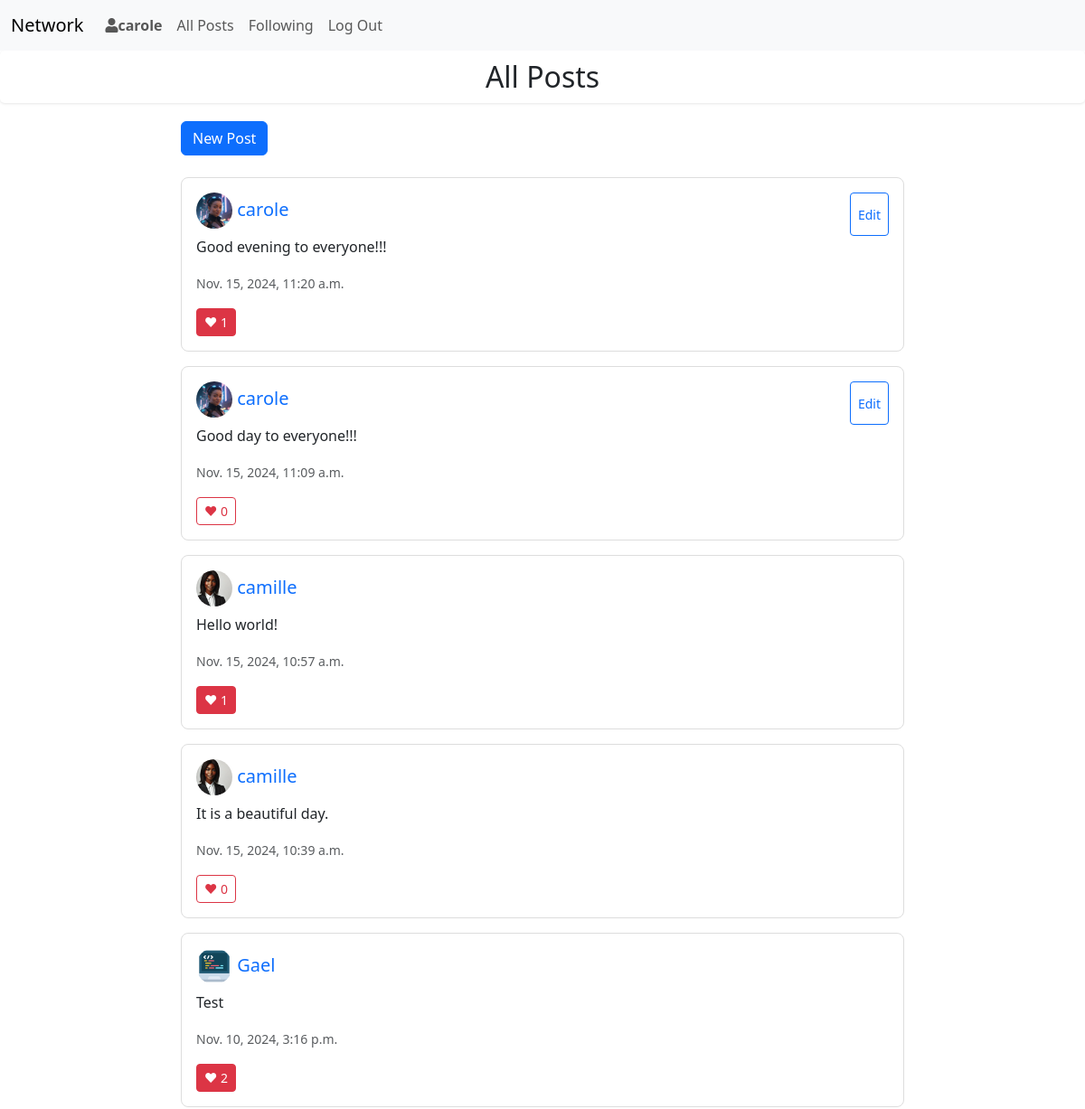
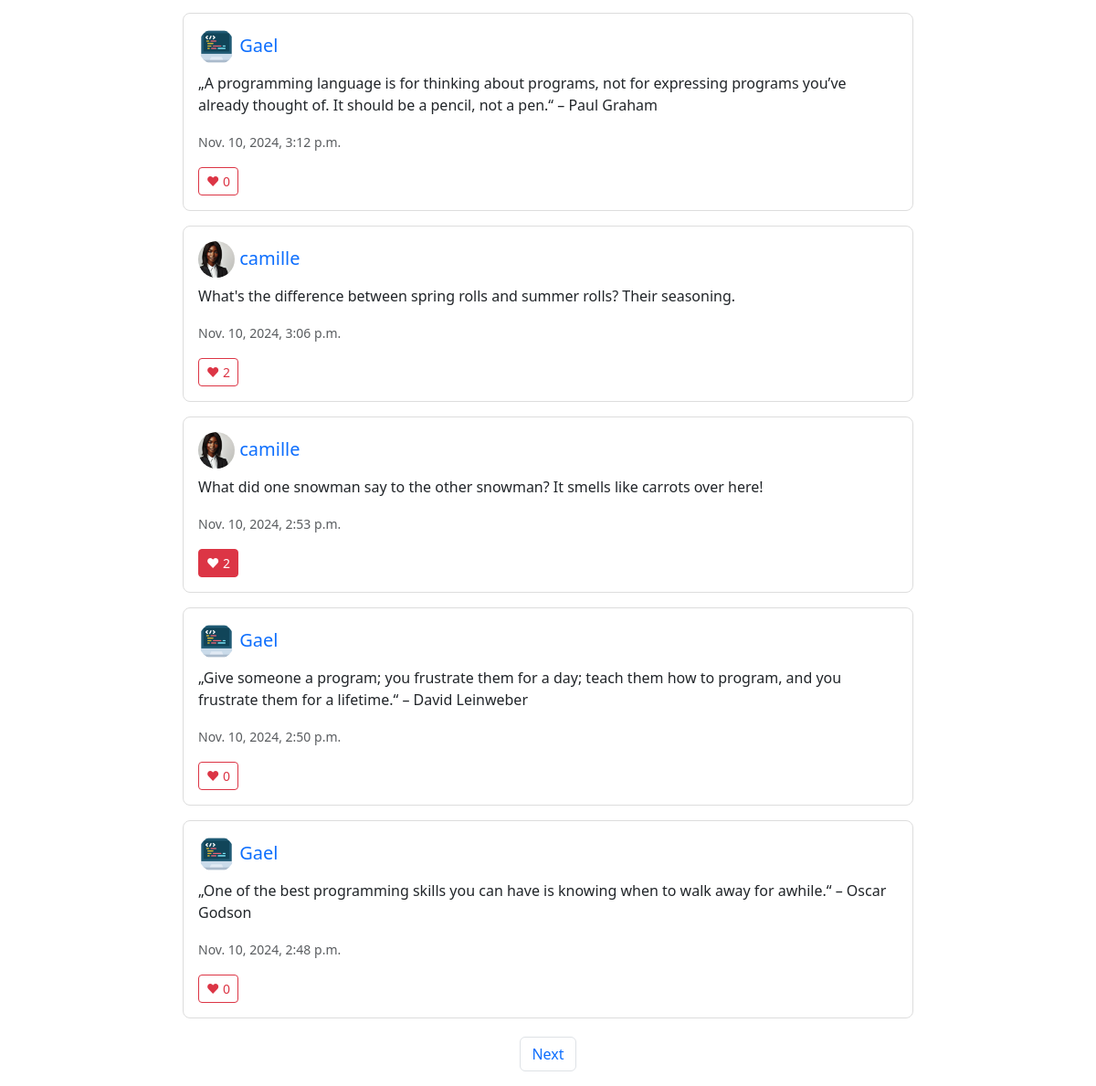
Screenshot of / (signed in) with the database file from the repository (2 pictures, top to bottom).
### network/models.py (models this page shows, shortened)
class User(AbstractUser):
    followers = models.ManyToManyField('self', symmetrical=False, related_name='following')

class Post(models.Model):
    user = models.ForeignKey(User, on_delete=models.CASCADE, related_name="posts")
    content = models.TextField()
    created_at = models.DateTimeField(auto_now_add=True)
    updated_at = models.DateTimeField(auto_now=True)
    likes = models.ManyToManyField(User, related_name="liked_posts", blank=True)

class Profile(models.Model):
    user = models.OneToOneField(User, on_delete=models.CASCADE, related_name='profile')
    image = models.ImageField(upload_to='profile_pics/', default='profile_pics/default.jpg', blank=True)
    bio = models.TextField(max_length=500, blank=True)

### network/views.py (the view)
# urls.py: path("", views.index, name="index"),
def index(request):
    posts = Post.objects.all().order_by('-created_at')
    paginator = Paginator(posts, 10)
    page_number = request.GET.get('page')
    page_obj = paginator.get_page(page_number)
    return render(request, "network/index.html", {
        "page_obj": page_obj
    })

### network/templates/network/index.html (shortened to what this page needs)
{% extends "network/layout.html" %}
{% load static %}
{% block body %}
<h2 class="stat-box">All Posts</h2>
    {% if user.is_authenticated %}
        <div class="new-post-button mb-4">
            <a href="{% url 'new_post' %}" class="btn btn-primary">New Post</a>
        </div>
    {% endif %}
    <div class="posts-container">
        {% for post in page_obj %}
            <div class="card mb-3 post" data-post-id="{{ post.id }}">
                <div class="card-body">
                    <div class="d-flex justify-content-between">
                        <h5 class="card-title">
                            <a href="{% url 'profile' post.user.username %}" class="text-decoration-none">
                                {% if post.user.profile.image and post.user.profile.image.url %}
                                    <img src="{{ post.user.profile.image.url }}"
                                         class="rounded-circle profile-pic mr-2"
                                         alt="Profile Picture"
                                         onerror="this.src=`{% static 'network/default.jpg' %}`">
                                {% else %}
                                    <img src="{% static 'network/default.jpg' %}"
                                         class="rounded-circle profile-pic mr-2"
                                         alt="Default Profile Picture">
                                {% endif %}
                                {{ post.user.username }}
                            </a>
                        </h5>
                        {% if user == post.user %}
                            <button class="btn btn-sm btn-outline-primary edit-btn">Edit</button>
                        {% endif %}
                    </div>
                    <p class="card-text content">{{ post.content }}</p>
                    <p class="card-text"><small class="text-muted">{{ post.created_at }}</small></p>
                    <div class="like-section">
                        <button class="btn btn-sm {% if post in user.liked_posts.all %}btn-danger{% else %}btn-outline-danger{% endif %} like-btn"
                        data-post-id="{{ post.id }}">
                        ❤ <span class="like-count">{{ post.likes.count }}</span>
                        </button>
                    </div>
                </div>
            </div>
        {% empty %}
            <p>There are no posts yet.</p>
        {% endfor %}
    </div>
    {% if page_obj.paginator.num_pages > 1 %}
    <nav aria-label="Page navigation">
        <ul class="pagination justify-content-center">
            {% if page_obj.has_next %}
                <li class="page-item">
                    <a class="page-link" href="?page={{ page_obj.next_page_number }}">Next</a>
                </li>
            {% endif %}
        </ul>
    </nav>
    {% endif %}
{% endblock %}

### network/templates/network/layout.html (shortened to what this page needs)
{% load static %}
<!DOCTYPE html>
<html lang="en">
    <head>
        <link href="https://cdn.jsdelivr.net/npm/bootstrap@5.3.3/dist/css/bootstrap.min.css" rel="stylesheet">
        <link href="{% static 'network/styles.css' %}" rel="stylesheet">
        <link rel="stylesheet" href="https://cdnjs.cloudflare.com/ajax/libs/font-awesome/5.15.4/css/all.min.css">
    </head>
    <body>
        <nav class="navbar navbar-expand-lg navbar-light bg-light">
            <div class="container-fluid">
            <a class="navbar-brand" href="{% url 'index' %}">Network</a>
            <div class="collapse navbar-collapse" id="navbarTogglerDemo02">
              <ul class="navbar-nav mr-auto mb-2 mb-lg-0">
                {% if user.is_authenticated %}
                    <li class="nav-item">
                        <a class="nav-link" href="{% url 'profile' user.username %}"><i class="fas fa-user"></i><strong>{{ user.username }}</strong></a>
                    </li>
                {% endif %}
                <li class="nav-item">
                  <a class="nav-link" href="{% url 'index' %}">All Posts</a>
                </li>
                {% if user.is_authenticated %}
                    <li class="nav-item">
                        <a class="nav-link" href="{% url 'following' %}">Following</a>
                    </li>
                {% endif %}
                </ul>
                <ul class="nav navbar-nav navbar-right">
                    {% if user.is_authenticated %}
                        <li class="nav-item">
                            <a class="nav-link" href="{% url 'logout' %}">Log Out</a>
                        </li>
                    {% endif %}
                </ul>
            </div>
        </div>
    </nav>
        <div class="body">
            {% block body %}
            {% endblock %}
        </div>
    </body>
</html>

### network/static/network/styles.css (style rules this page uses)
.profile-pic { width: 40px; height: 40px; object-fit: cover; }
.post { border: 1px solid #ddd; border-radius: 8px; transition: box-shadow 0.3s ease; }
.like-btn { transition: all 0.2s ease; }
.posts-container { max-width: 800px; margin: 0 auto; }
.new-post-button { max-width: 800px; margin: 20px auto; }
.pagination { margin-top: 20px; }
.stat-box { text-align: center; padding: 10px; background-color: white; border-radius: 5px; box-shadow: 0 1px 3px rgba(0,0,0,0.1); }

### rows the page displays
User: username "carole"
Post: user.username "carole", shows "Edit", content "Good evening to everyone!!!", created_at "Nov. 15, 2024, 11:20 a.m.", likes.count "1"
Post: user.username "carole", shows "Edit", content "Good day to everyone!!!", created_at "Nov. 15, 2024, 11:09 a.m.", likes.count "0"
Post: user.profile.image (picture), user.username "camille", content "Hello world!", created_at "Nov. 15, 2024, 10:57 a.m.", likes.count "1"
Post: user.profile.image (picture), user.username "camille", content "It is a beautiful day.", created_at "Nov. 15, 2024, 10:39 a.m.", likes.count "0"
Post: user.profile.image (picture), user.username "Gael", content "Test", created_at "Nov. 10, 2024, 3:16 p.m.", likes.count "2"
Post: user.profile.image (picture), user.username "Gael", content "„A programming language is for thinking about programs, not for expressing programs you’ve already thought of. It should be a pencil, not a pen.“ – Paul Graham", created_at "Nov. 10, 2024, 3:12 p.m.", likes.count "0"
Post: user.profile.image (picture), user.username "camille", content "What's the difference between spring rolls and summer rolls? Their seasoning.", created_at "Nov. 10, 2024, 3:06 p.m.", likes.count "2"
Post: user.profile.image (picture), user.username "camille", content "What did one snowman say to the other snowman? It smells like carrots over here!", created_at "Nov. 10, 2024, 2:53 p.m.", likes.count "2"
Post: user.profile.image (picture), user.username "Gael", content "„Give someone a program; you frustrate them for a day; teach them how to program, and you frustrate them for a lifetime.“ – David Leinweber", created_at "Nov. 10, 2024, 2:50 p.m.", likes.count "0"
Post: user.profile.image (picture), user.username "Gael", content "„One of the best programming skills you can have is knowing when to walk away for awhile.“ – Oscar Godson", created_at "Nov. 10, 2024, 2:48 p.m.", likes.count "0"
